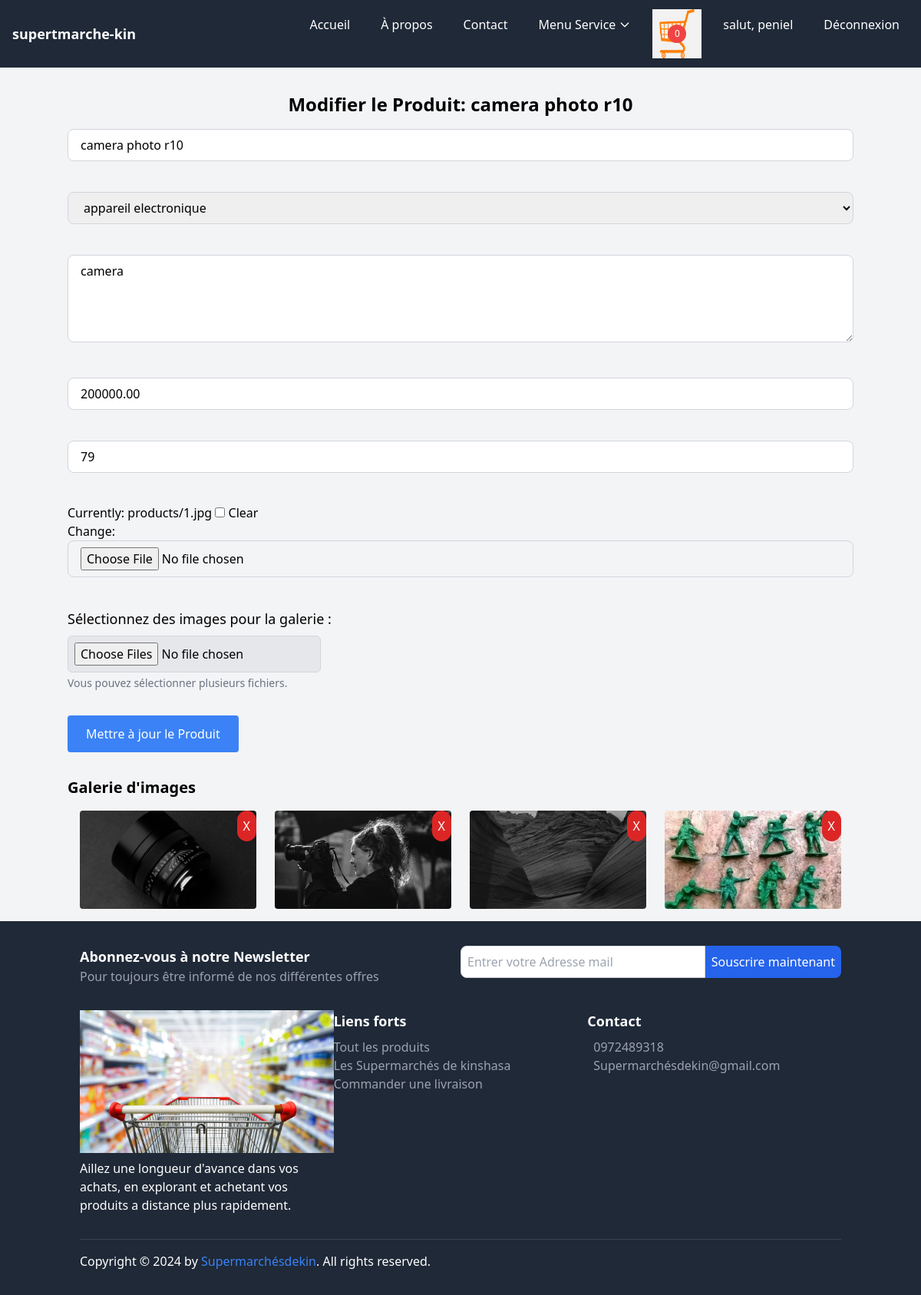
The app's page /user/product/edit/8/ (signed in) with its own data.
### core/models.py (models this page shows, shortened)
class Cart(models.Model):
    user = models.ForeignKey(settings.AUTH_USER_MODEL, on_delete=models.CASCADE, related_name='carts')
    created_at = models.DateTimeField(auto_now_add=True)
    is_ordered = models.BooleanField(default=False)
    is_active = models.BooleanField(default=True) # Ajoutez ce champ
    def get_item_count(self):
        return sum(item.quantity for item in self.items.all())

class CustomUser(AbstractUser):
    email = models.EmailField(unique=True)
    profile_pic = models.ImageField(upload_to="p_img", blank=True, null=True)
    address = models.CharField(max_length=50, blank=True, null=True)
    phone = models.CharField(max_length=11, blank=True, null=True)
    role = models.CharField(max_length=50, blank=True, null=True)
    bio = models.TextField(blank=True, null=True)
    USERNAME_FIELD = 'email'
    REQUIRED_FIELDS = ('username',)

class Product(models.Model):
    store = models.ForeignKey(Store, on_delete=models.CASCADE, related_name="products")
    category = models.ForeignKey(Category, on_delete=models.CASCADE, related_name="products")
    name = models.CharField(max_length=255)
    description = models.TextField()
    price = models.DecimalField(max_digits=10, decimal_places=2)
    stock = models.PositiveIntegerField()
    image = models.ImageField(upload_to='products/', null=True, blank=True)
    image_galerie = models.ImageField(upload_to='product/galerie/', null=True, blank=True, verbose_name="Image galerie")
    created_at = models.DateTimeField(auto_now_add=True)

class Photo(models.Model):
    product = models.ForeignKey(Product, related_name='photos', on_delete=models.CASCADE)
    image = models.ImageField(upload_to='product/galerie/')
    uploaded_at = models.DateTimeField(auto_now_add=True)

### core/views.py (the view)
# urls.py: path('product/edit/<int:product_id>/', views.edit_product, name='edit_product'),
@login_required
@login_required
def edit_product(request, product_id):
    product = get_object_or_404(Product, id=product_id)
    if product.store.owner != request.user:
        messages.error(request, "Vous n'êtes pas autorisé à modifier ce produit.")
        return redirect('manage_product_store', slug=product.store.slug)
    if request.method == 'POST':
        form = ProductForm(request.POST, request.FILES, instance=product)
        if form.is_valid():
            form.save()
            messages.success(request, "Produit mis à jour avec succès.")
            if 'image_galerie' in request.FILES:
                for image in request.FILES.getlist('image_galerie'):
                    photo = Photo(product=product, image=image)
                    photo.save()
                messages.success(request, "Images ajoutées à la galerie avec succès.")
            return redirect('manage_product_store', slug=product.store.slug)
        else:
            messages.error(request, "Il y a des erreurs dans le formulaire.")
    else:
        form = ProductForm(instance=product)
    photos = product.photos.all()
    photo_form = PhotoForm()
    context = {
        'form': form,
        'photo_form': photo_form,
        'product': product,
        'photos': photos,
    }
    return render(request, 'core/edit_product.html', context)

### core/forms.py
class PhotoForm(forms.ModelForm):
    class Meta:
        model = Photo
        fields = ['image']
    def __init__(self, *args, **kwargs):
        super().__init__(*args, **kwargs)
        self.fields['image'].widget.attrs.update({
            'class': 'w-full px-4 py-2 border border-gray-300 rounded-lg focus:outline-none focus:ring-2 focus:ring-blue-500',
        })

### core/context_processors.py (called while the page is built)
def cart(request):
    if request.user.is_authenticated:
        cart = get_or_create_cart(request.user)
    else:
        cart = None
    return {'cart': cart}

### core/models.py (called while the page is built)
    def __str__(self):
        return self.name

### core/utils.py (called while the page is built)
def get_or_create_cart(user):
    cart, created = Cart.objects.get_or_create(user=user, is_active=True)
    return cart

### core/templates/core/edit_product.html (shortened to what this page needs)
{% extends 'base.html' %}
{% block content %}
<div class="container mx-auto mt-8">
    <h2 class="text-2xl font-bold text-center mb-4">Modifier le Produit: {{ product.name }}</h2>
    <form method="POST" enctype="multipart/form-data">
        <div class="grid grid-cols-1 gap-6">
            <div class="mb-4">
                {{ form.name }}
            </div>
            <div class="mb-4">
                {{ form.category }}
            </div>
            <div class="mb-4">
                {{ form.description }}
            </div>
            <div class="mb-4">
                {{ form.price }}
            </div>
            <div class="mb-4">
                {{ form.stock }}
            </div>
            <div class="mb-4">
                {{ form.image }}
            </div>
            <div class="mb-4">
                <label class="block text-lg font-medium mb-2">Sélectionnez des images pour la galerie :</label>
                <input name="image_galerie" type="file" multiple class="form-control-file bg-gray-200 border border-gray-300 rounded-md p-2">
                <p class="text-gray-500 text-sm mt-1">Vous pouvez sélectionner plusieurs fichiers.</p>
            </div>
        </div>
        <button type="submit" class="bg-blue-500 text-white px-6 py-3 rounded hover:bg-blue-700 mt-4">
            Mettre à jour le Produit
        </button>
    </form>
    <div class="mt-8">
        <h3 class="text-xl font-bold">Galerie d'images</h3>
        <div class="grid grid-cols-2 md:grid-cols-4 gap-6 p-4">
            {% if photos.count == 0 %}
                <p class="col-span-4 text-center text-gray-500">Aucune photo dans la galerie</p>
            {% else %}
                {% for photo in photos %}
                    <div class="relative">
                        <img src="{{ photo.image.url }}" alt="Image de la galerie" class="w-full h-32 object-cover rounded">
                        <form action="{% url 'delete_photo' photo.id %}" method="POST" class="absolute top-0 right-0 p-2 bg-red-600 text-white rounded-full">
                            <button type="submit" class="text-white">X</button>
                        </form>
                    </div>
                {% endfor %}
            {% endif %}
        </div>
    </div>
</div>
{% endblock %}

### templates/base.html (shortened to what this page needs)
{% load static %}
<!DOCTYPE html>
<html lang="fr">
<head>
    <link href="https://cdn.jsdelivr.net/npm/tailwindcss@2.2.19/dist/tailwind.min.css" rel="stylesheet">
</head>
<body class="bg-gray-100">
    <nav class="bg-gray-800 text-white">
        <div class="max-w-7xl mx-auto px-4 py-3 flex justify-between items-center">
            <div class="text-lg font-bold">
                <a href="{% url 'index' %}" class="text-white hover:underline">supertmarche-kin</a>
            </div>
            <div class="hidden md:flex space-x-4">
                <a href="{% url 'index' %}" class="hover:bg-gray-700 px-3 py-2 rounded">Accueil</a>
                <a href="{% url 'apropos' %}" class="hover:bg-gray-700 px-3 py-2 rounded">À propos</a>
                <a href="{% url 'contact' %}" class="hover:bg-gray-700 px-3 py-2 rounded">Contact</a>
<div class="relative">
    <button class="hover:bg-gray-700 px-3 py-2 rounded inline-flex items-center" id="immoDropdownButton">
       Menu Service
        <svg class="ml-1 w-4 h-4" fill="none" stroke="currentColor" viewBox="0 0 24 24" xmlns="http://www.w3.org/2000/svg">
            <path stroke-linecap="round" stroke-linejoin="round" stroke-width="2" d="M19 9l-7 7-7-7"></path>
        </svg>
    </button>
</div>
<a href="{% url 'cart_detail' %}" class="relative inline-block">
    <span id="cart-items-count" class="absolute top-1/2 left-1/2 bg-red-500 text-white rounded-full w-6 h-6 flex items-center justify-center text-xs transform -translate-x-1/2 -translate-y-1/2">
        {{ cart.get_item_count }}
    </span>
</a>
                {% if request.user.is_authenticated %}
                    <a href="{% url 'profile' %}" class="hover:bg-gray-700 px-3 py-2 rounded">salut, {{ request.user.username }}</a>
                    <a href="{% url 'signout' %}" class="hover:bg-gray-700 px-3 py-2 rounded">Déconnexion</a>
                {% else %}
                    <a href="{% url 'signup' %}" class="hover:bg-gray-700 px-3 py-2 rounded">S'inscrire</a>
                    <a href="{% url 'signin' %}" class="hover:bg-gray-700 px-3 py-2 rounded">Connexion</a>
                {% endif %}
            </div>
        </div>
    </nav>
      {% block content %}{% endblock content %}
    <footer class="bg-gray-800 text-white py-8">
        <div class="container mx-auto px-4">
            <div class="mb-8">
                <div class="flex flex-col md:flex-row">
                    <div class="md:w-1/2 mb-4 md:mb-0">
                        <h3 class="text-lg font-bold">Abonnez-vous à notre Newsletter</h3>
                        <p class="text-gray-400">Pour toujours être informé de nos différentes offres</p>
                    </div>
                    <div class="md:w-1/2">
                        <form action="https://api.web3forms.com/submit" method="POST" class="flex">
                            <input type="email" name="email" placeholder="Entrer votre Adresse mail" required class="flex-1 p-2 rounded-l-lg border border-gray-300" />
                            <button class="bg-blue-600 text-white p-2 rounded-r-lg">Souscrire maintenant</button>
                        </form>
                    </div>
                </div>
            </div>
            <div class="flex flex-col md:flex-row mb-8">
                <div class="md:w-1/3 mb-4 md:mb-0">
                    <div class="footer-logo mb-2">
                        <img class="img-fluid" src="{% static 'img/her2.jpg' %}" alt="">
                    </div>
                    <p>Aillez une longueur d'avance dans vos achats, en explorant et achetant vos produits a distance plus rapidement.</p>
                </div>
                <div class="md:w-1/3 mb-4 md:mb-0">
                    <h3 class="text-lg font-bold">Liens forts</h3>
                    <ul class="mt-2">
                        <li><a href="{% url 'list_product' %}" class="text-gray-400 hover:text-white">Tout les produits</a></li>
                        <li><a href="{% url 'list_store' %}" class="text-gray-400 hover:text-white">Les Supermarchés de kinshasa</a></li>
                        <li><a href="{% url 'creer_commande' %}" class="text-gray-400 hover:text-white">Commander une livraison</a></li>
                    </ul>
                </div>
                <div class="md:w-1/3">
                    <h3 class="text-lg font-bold">Contact</h3>
                    <div class="mt-2">
                        <p class="flex items-center"><a href="callto:+243 97 24 89 318" class="text-gray-400 hover:text-white">0972489318</a></p>
                        <p class="flex items-center"><a href="mailto:ngelekapeniel@gmail.com" class="text-gray-400 hover:text-white">Supermarchésdekin@gmail.com</a></p>
                    </div>
                </div>
            </div>
            <div class="border-t border-gray-700 pt-4">
                <div class="flex justify-between items-center">
                    <div>
                        <p class="mb-0">Copyright © 2024 by <a href="#" class="text-blue-500 hover:underline">Supermarchésdekin</a>. All rights reserved.</p>
                    </div>
                </div>
            </div>
        </div>
    </footer>
</body>
</html>

### records on screen
Cart: get_item_count "0"
CustomUser: user.username "peniel"
Product: name "camera photo r10", category "appareil electronique", description "camera", price "200000.00", stock "79"
Photo: image (picture)
Photo: image (picture)
Photo: image (picture)
Photo: image (picture)
